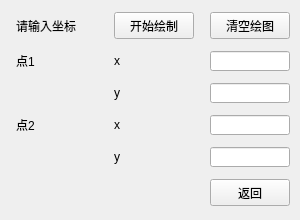
<?xml version="1.0" encoding="UTF-8"?>
<ui version="4.0">
 <class>WindowDDA</class>
 <widget class="QWidget" name="WindowDDA">
  <property name="geometry">
   <rect>
    <x>0</x>
    <y>0</y>
    <width>300</width>
    <height>220</height>
   </rect>
  </property>
  <property name="maximumSize">
   <size>
    <width>300</width>
    <height>220</height>
   </size>
  </property>
  <property name="windowTitle">
   <string>DDA画线</string>
  </property>
  <widget class="QWidget" name="layoutWidget">
   <property name="geometry">
    <rect>
     <x>0</x>
     <y>0</y>
     <width>309</width>
     <height>221</height>
    </rect>
   </property>
   <layout class="QGridLayout" name="gridLayout">
    <property name="spacing">
     <number>0</number>
    </property>
    <item row="3" column="2">
     <widget class="QLineEdit" name="lineEdit_x2">
      <property name="maximumSize">
       <size>
        <width>80</width>
        <height>20</height>
       </size>
      </property>
     </widget>
    </item>
    <item row="0" column="1">
     <widget class="QPushButton" name="pushButton_start">
      <property name="maximumSize">
       <size>
        <width>80</width>
        <height>27</height>
       </size>
      </property>
      <property name="font">
       <font>
        <family>黑体</family>
       </font>
      </property>
      <property name="text">
       <string>开始绘制</string>
      </property>
     </widget>
    </item>
    <item row="0" column="2">
     <widget class="QPushButton" name="pushButton_clear">
      <property name="maximumSize">
       <size>
        <width>80</width>
        <height>27</height>
       </size>
      </property>
      <property name="font">
       <font>
        <family>黑体</family>
       </font>
      </property>
      <property name="text">
       <string>清空绘图</string>
      </property>
     </widget>
    </item>
    <item row="4" column="2">
     <widget class="QLineEdit" name="lineEdit_y2">
      <property name="maximumSize">
       <size>
        <width>80</width>
        <height>20</height>
       </size>
      </property>
     </widget>
    </item>
    <item row="1" column="1">
     <widget class="QLabel" name="label_2">
      <property name="maximumSize">
       <size>
        <width>30</width>
        <height>16777215</height>
       </size>
      </property>
      <property name="text">
       <string>x</string>
      </property>
     </widget>
    </item>
    <item row="4" column="1">
     <widget class="QLabel" name="label_7">
      <property name="maximumSize">
       <size>
        <width>30</width>
        <height>16777215</height>
       </size>
      </property>
      <property name="text">
       <string>y</string>
      </property>
     </widget>
    </item>
    <item row="2" column="1">
     <widget class="QLabel" name="label_3">
      <property name="maximumSize">
       <size>
        <width>30</width>
        <height>16777215</height>
       </size>
      </property>
      <property name="text">
       <string>y</string>
      </property>
     </widget>
    </item>
    <item row="3" column="1">
     <widget class="QLabel" name="label_6">
      <property name="maximumSize">
       <size>
        <width>30</width>
        <height>16777215</height>
       </size>
      </property>
      <property name="text">
       <string>x</string>
      </property>
     </widget>
    </item>
    <item row="2" column="2">
     <widget class="QLineEdit" name="lineEdit_y1">
      <property name="maximumSize">
       <size>
        <width>80</width>
        <height>20</height>
       </size>
      </property>
     </widget>
    </item>
    <item row="1" column="0">
     <widget class="QLabel" name="label_4">
      <property name="maximumSize">
       <size>
        <width>16777215</width>
        <height>16777215</height>
       </size>
      </property>
      <property name="text">
       <string>点1</string>
      </property>
     </widget>
    </item>
    <item row="3" column="0">
     <widget class="QLabel" name="label_5">
      <property name="text">
       <string>点2</string>
      </property>
     </widget>
    </item>
    <item row="1" column="2">
     <widget class="QLineEdit" name="lineEdit_x1">
      <property name="maximumSize">
       <size>
        <width>80</width>
        <height>20</height>
       </size>
      </property>
     </widget>
    </item>
    <item row="0" column="0">
     <widget class="QLabel" name="label">
      <property name="maximumSize">
       <size>
        <width>82</width>
        <height>16777215</height>
       </size>
      </property>
      <property name="font">
       <font>
        <family>黑体</family>
       </font>
      </property>
      <property name="text">
       <string>请输入坐标</string>
      </property>
     </widget>
    </item>
    <item row="5" column="2">
     <widget class="QPushButton" name="pushButton_return">
      <property name="maximumSize">
       <size>
        <width>80</width>
        <height>27</height>
       </size>
      </property>
      <property name="font">
       <font>
        <family>黑体</family>
       </font>
      </property>
      <property name="text">
       <string>返回</string>
      </property>
     </widget>
    </item>
   </layout>
  </widget>
 </widget>
 <resources/>
 <connections/>
</ui>
